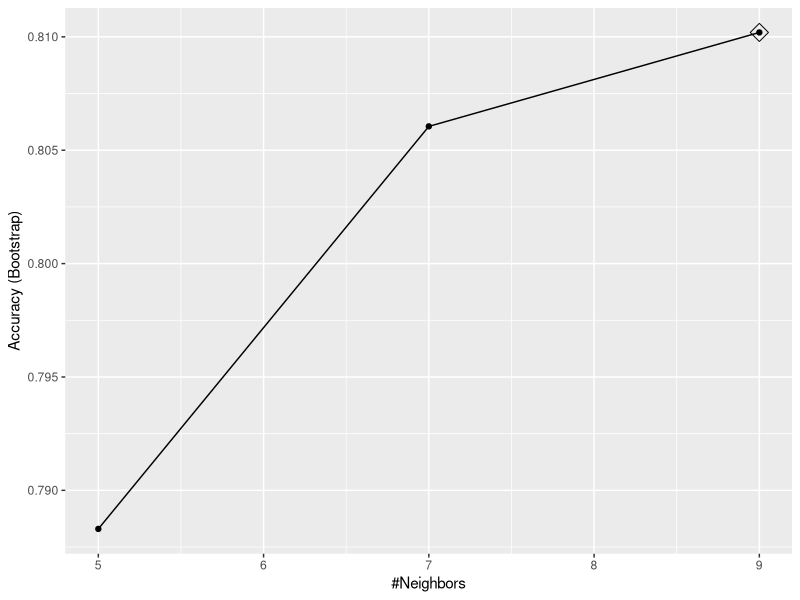
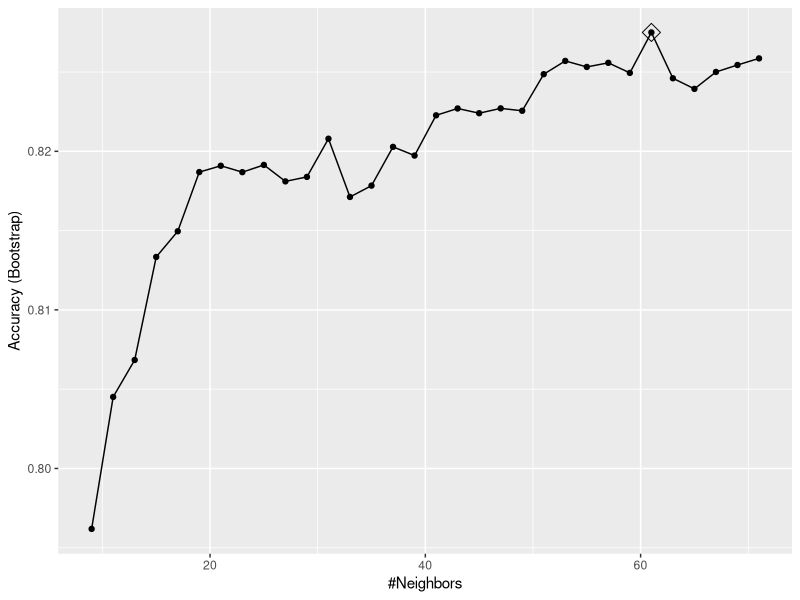
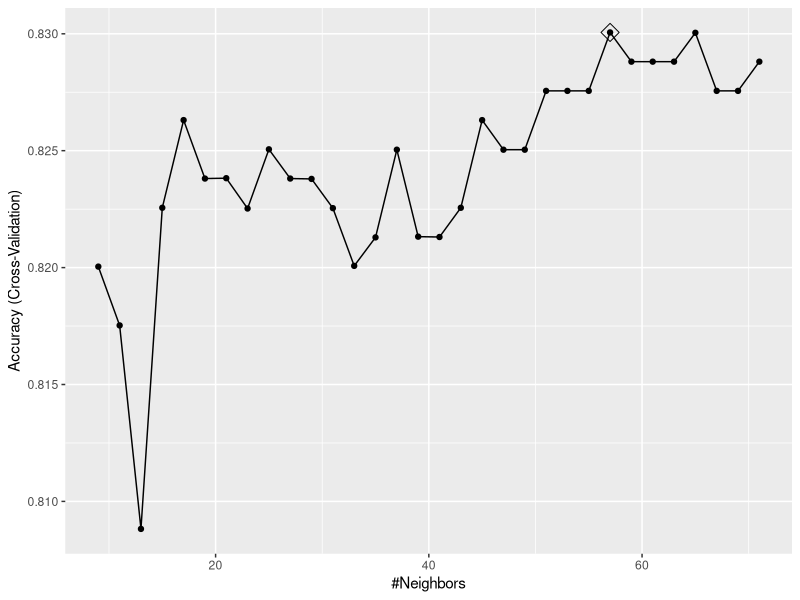
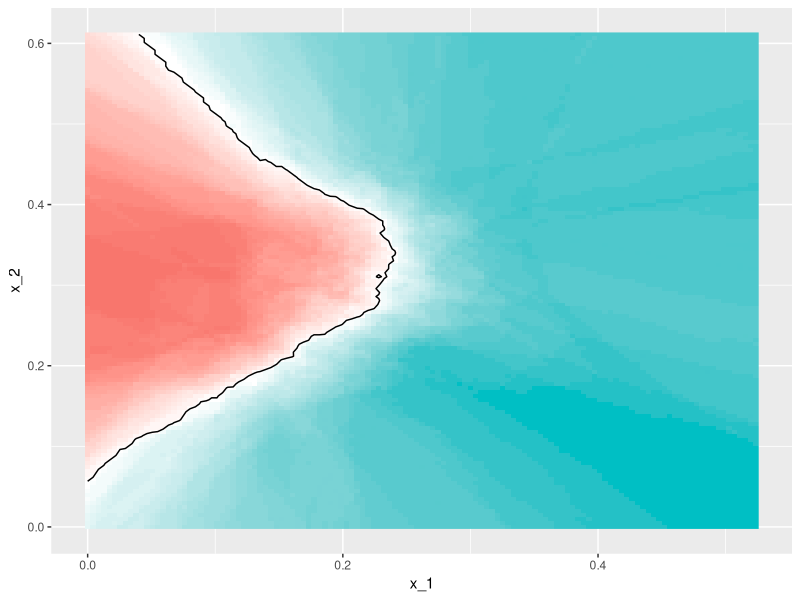
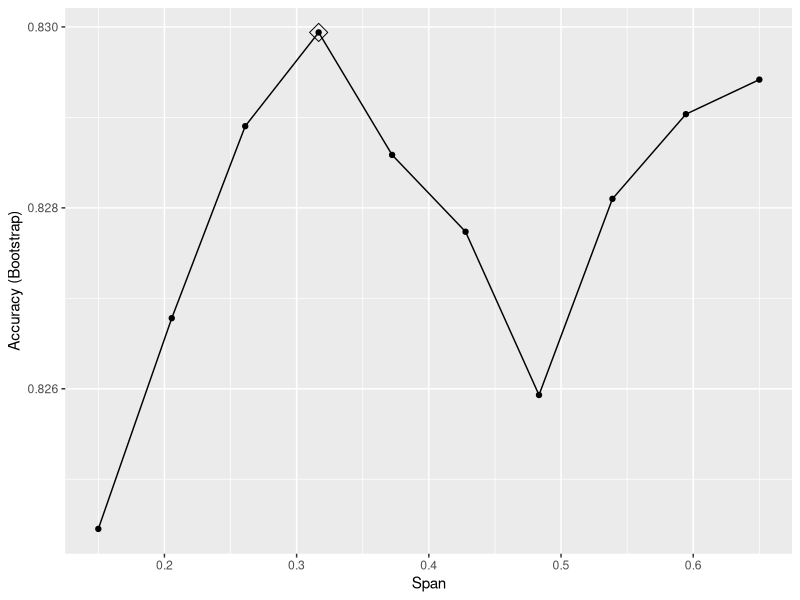
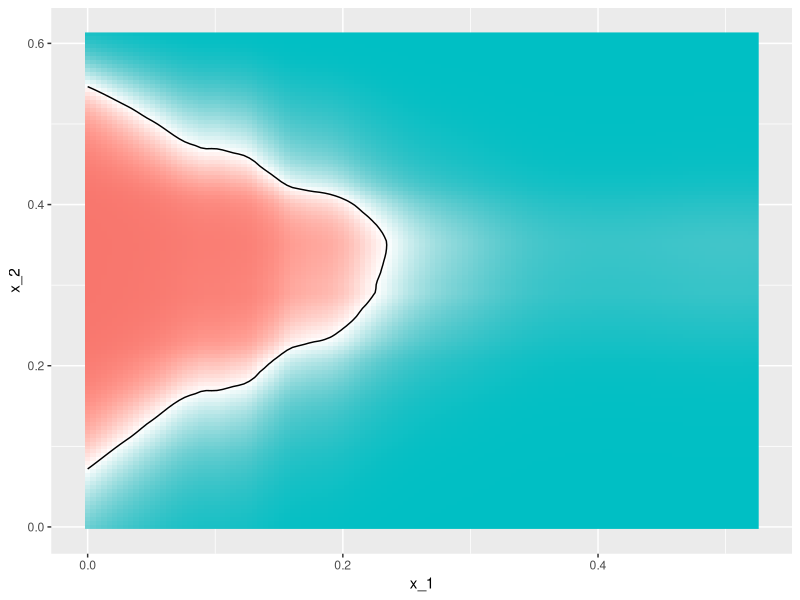

These figures' R source, in order:
#8.machine learning - caret and loess packages
#caret
library(tidyverse)
library(dslabs)
data("mnist_27")

#train() lets us train algorithms
library(caret)
train_glm <- train(y~., method = "glm", data = mnist_27$train)
train_knn <- train(y~., method = "knn", data = mnist_27$train)

#predict.train() lets us predict
y_hat_glm <- predict(train_glm, mnist_27$test, type = "raw")
y_hat_knn <- predict(train_knn, mnist_27$test, type = "raw")

#compare accuracy of algorithms
confusionMatrix(y_hat_glm, mnist_27$test$y)$overall[["Accuracy"]]
confusionMatrix(y_hat_knn, mnist_27$test$y)$overall[["Accuracy"]]

#get information on models
getModelInfo("knn") #find out what parameters are optimized
modelLookup("knn") #quick lookup

#view result of cross validation using ggplot
#highlight = TRUE highlights the max
ggplot(train_knn, highlight = TRUE)

#use tune grid parameter to change k default parameters
set.seed(2008)
train_knn <- train(y~., method = "knn",
                   data = mnist_27$train, 
                   tuneGrid = data.frame(k=seq(9, 71, 2)))

ggplot(train_knn, highlight = TRUE)

#access parameter that maximizes the accuracy
train_knn$bestTune

#access best performing model
train_knn$finalModel

#predict() will use the best performing model
#accuracy for the best model when applied to the test set
confusionMatrix(predict(train_knn, mnist_27$test, type = "raw"),
                mnist_27$test$y)$overall[["Accuracy"]]

#change how we perform cross validation using trainControl() with 10 fold cross validation.  
control <- trainControl(method ="cv", number = 10, p=.9) #cross validation with 10 samples using 10% of the observations each
train_knn_cv <-train(y~., method = "knn",
                     data = mnist_27$train, 
                     tuneGrid = data.frame(k=seq(9, 71, 2)), 
                     trControl = control)
ggplot(train_knn_cv, highlight = TRUE)
#results component of the train output contains several summary statistics related to the estimate
names(train_knn$results)

#view best fitting knn model
plot_cond_prob <- function(p_hat=NULL){
  tmp <- mnist_27$true_p
  if(!is.null(p_hat)){
    tmp <- mutate(tmp, p=p_hat)
  }
  tmp %>% ggplot(aes(x_1, x_2, z=p, fill=p)) +
    geom_raster(show.legend = FALSE) +
    scale_fill_gradientn(colors=c("#F8766D","white","#00BFC4")) +
    stat_contour(breaks=c(0.5),color="black")
}

plot_cond_prob(predict(train_knn, mnist_27$true_p, type = "prob")[,2])

#loess
modelLookup("gamLoess")
# to try different values of span we need a column in the dable with the name degree.  define grid like this:
grid <- expand.grid(span = seq(0.15, 0.65, len = 10), degree = 1) 
#use default cross validation control parameters
train_loess <- train(y~., 
                     method = "gamLoess",
                     tuneGrid = grid,
                     data = mnist_27$train)
ggplot(train_loess, highlight = TRUE)                    
confusionMatrix(data = predict(train_loess, mnist_27$test), 
                reference = mnist_27$test$y)$overall["Accuracy"]
#view estimate of conditional probability
p1 <- plot_cond_prob(predict(train_loess, mnist_27$true_p, type = "prob")[,2])
p1
